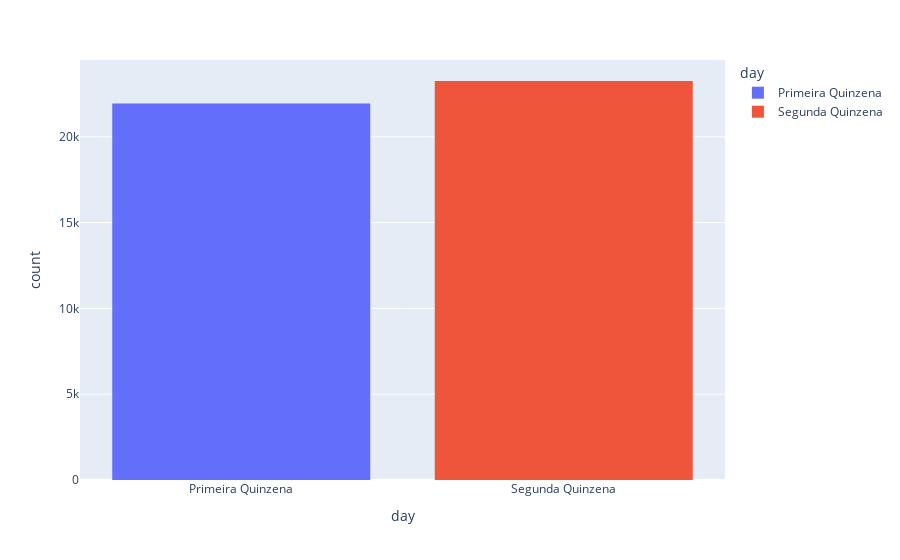

Source (notebook cell):
### Code cell
px.histogram(data, x="day", color="day")

### Figure 1 — Plotly figure (JSON) as saved in the notebook; plotly's stock layout.template omitted (floating-point values rounded to 4 significant figures; data arrays with more than 128 entries replaced by an {"elided": "..."} marker saying what was removed)
{"data": [{"alignmentgroup": "True", "bingroup": "x", "hovertemplate": "day=%{x}<br>count=%{y}<extra></extra>", "legendgroup": "Primeira Quinzena", "marker": {"color": "#636efa"}, "name": "Primeira Quinzena", "offsetgroup": "Primeira Quinzena", "orientation": "v", "showlegend": true, "type": "histogram", "x": {"elided": "21936 str values"}, "xaxis": "x", "yaxis": "y"}, {"alignmentgroup": "True", "bingroup": "x", "hovertemplate": "day=%{x}<br>count=%{y}<extra></extra>", "legendgroup": "Segunda Quinzena", "marker": {"color": "#EF553B"}, "name": "Segunda Quinzena", "offsetgroup": "Segunda Quinzena", "orientation": "v", "showlegend": true, "type": "histogram", "x": {"elided": "23254 str values"}, "xaxis": "x", "yaxis": "y"}], "layout": {"barmode": "relative", "legend": {"title": {"text": "day"}, "tracegroupgap": 0}, "margin": {"t": 60}, "xaxis": {"anchor": "y", "categoryarray": ["Primeira Quinzena", "Segunda Quinzena"], "categoryorder": "array", "domain": [0, 1], "title": {"text": "day"}}, "yaxis": {"anchor": "x", "domain": [0, 1], "title": {"text": "count"}}}}
